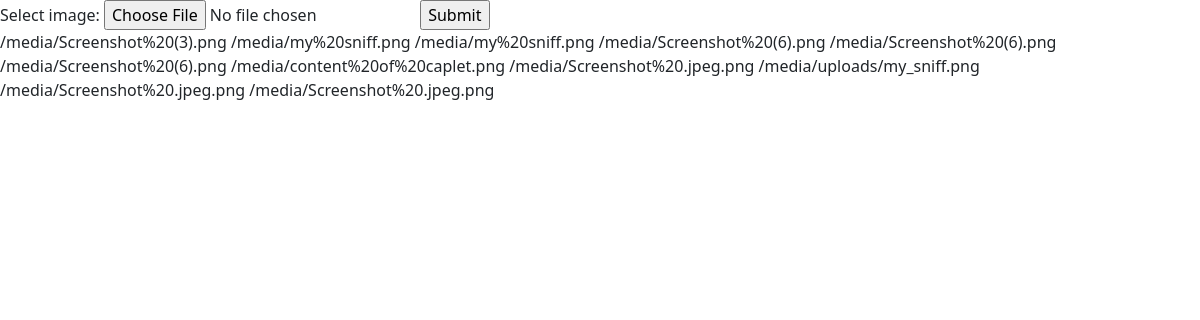
The page /shop/about on the database its author committed.
### shop/models.py (models this page shows)
class upload(models.Model):
    img = models.ImageField(upload_to = "uploads",default="", blank=True)

### shop/views.py (the view)
# urls.py: path('about', views.about, name = "AboutUs"),
def about(request):
    cart_items = Cart.objects.all()
    count = len(cart_items)
    item = upload.objects.all()
    context = {'items': item, 'count': count}
    if request.method == "POST":
        img = request.POST['img']
        print(img)
        ins = upload(img=img)
        ins.save()
    return render(request, 'shop/about.html', context)

### templates/shop/about.html (shortened to what this page needs)
<!doctype html>
<html lang="en">
  <head>
    <link href="https://cdn.jsdelivr.net/npm/bootstrap@5.0.1/dist/css/bootstrap.min.css" rel="stylesheet">
  </head>
  <body>
    <form action="about" method="POST">
  <label for="img">Select image:</label>
  <input type="file" id="img" name="img" accept="uploads">
  <input type="submit">
</form>
  {% for item in items  %}
    {{item.img.url}}
  {% endfor %}
  </body>
</html>

### rows shown on the page
upload: img "/media/Screenshot%20(3).png"
upload: img "/media/my%20sniff.png"
upload: img "/media/my%20sniff.png"
upload: img "/media/Screenshot%20(6).png"
upload: img "/media/Screenshot%20(6).png"
upload: img "/media/Screenshot%20(6).png"
upload: img "/media/content%20of%20caplet.png"
upload: img "/media/Screenshot%20.jpeg.png"
upload: img "/media/uploads/my_sniff.png"
upload: img "/media/Screenshot%20.jpeg.png"
upload: img "/media/Screenshot%20.jpeg.png"
